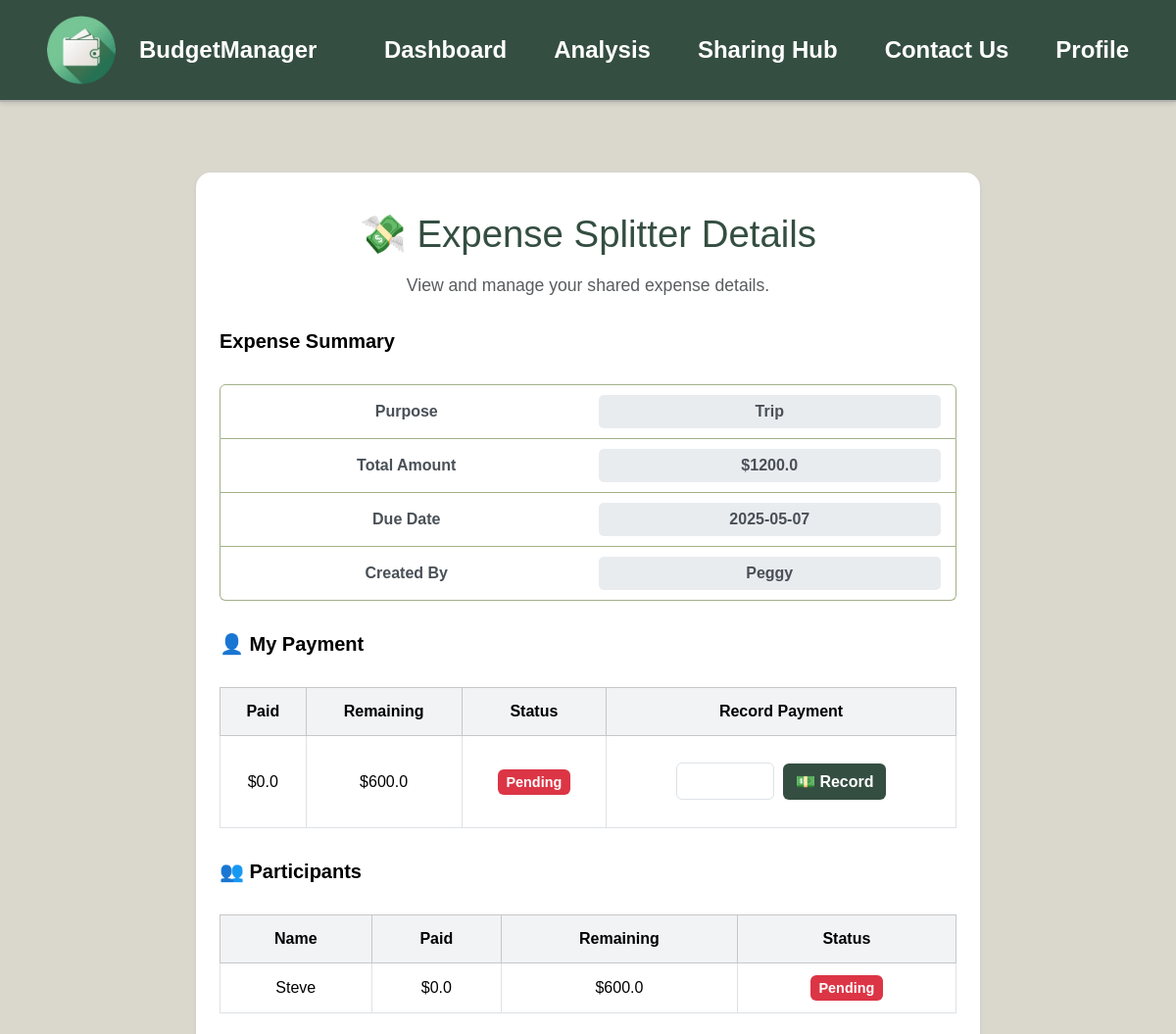
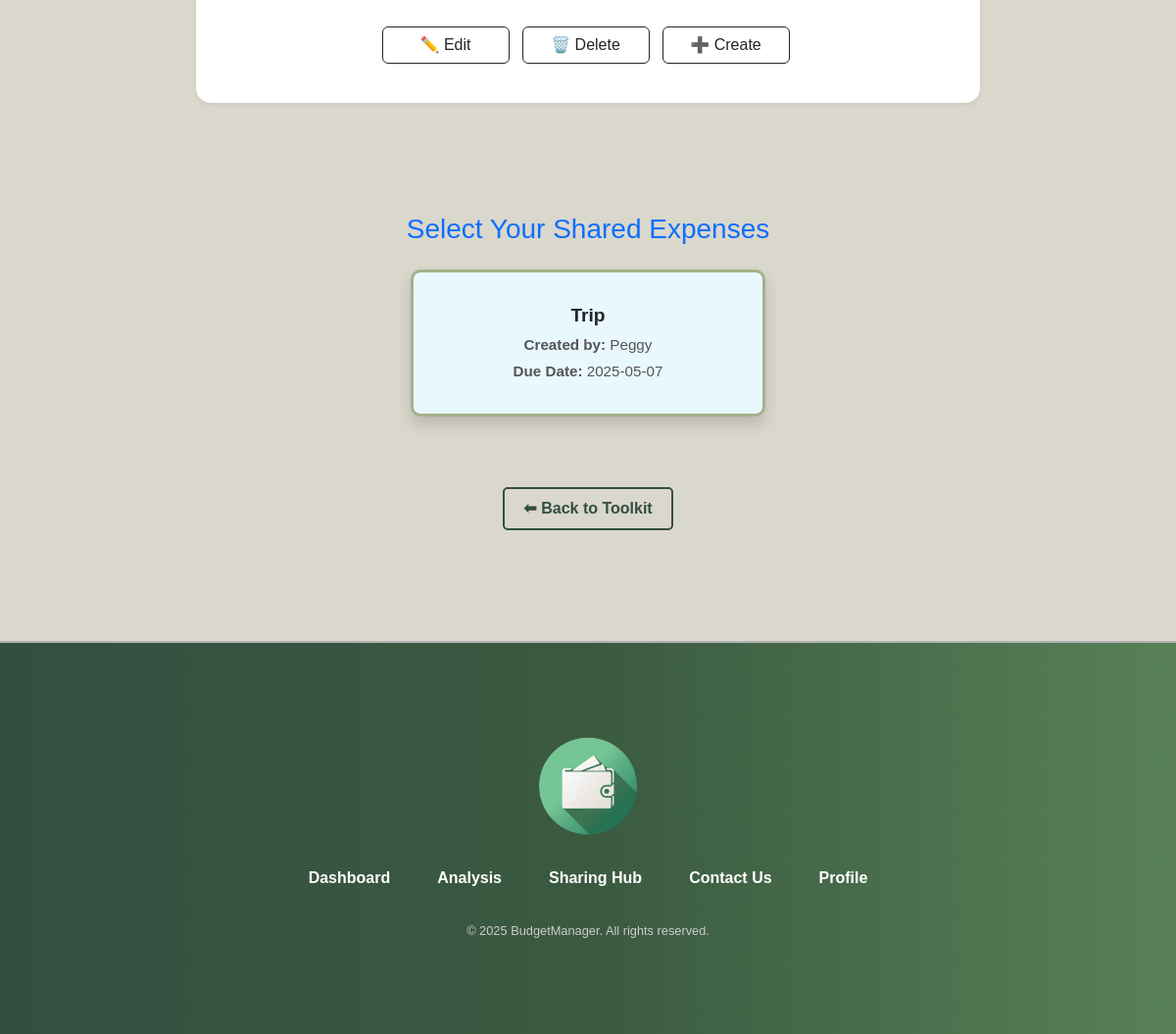
Page /expense-splitter (signed in) on the committed database (2 pictures, top to bottom).
### models/Expense.py (models this page shows, shortened)
class Expense(db.Model):
    __tablename__ = 'expense'
    id = Column(Integer, primary_key=True)
    creator_id = Column(Integer, nullable=False)
    purpose = Column(String, nullable=False)
    total_amount = Column(Float, nullable=False)
    due_date = Column(Date, nullable=False)
    participants = relationship("ExpenseParticipant", back_populates="expense")

### models/user.py (models this page shows, shortened)
class User(db.Model):
    __tablename__ = 'users'
    id = db.Column(db.Integer, primary_key=True)
    name = db.Column(db.String(100), nullable=False)
    email = db.Column(db.String(100), unique=True, nullable=False)
    password_hash = db.Column(db.String(256), nullable=False)
    created_at = db.Column(db.DateTime, default=datetime.utcnow)

### models/ExpenseParticipant.py (models this page shows, shortened)
class ExpenseParticipant(db.Model):
    __tablename__ = 'expense_participant'
    id = Column(Integer, primary_key=True)
    expense_id = Column(Integer, ForeignKey('expense.id'), nullable=False)
    user_id = Column(Integer, nullable=False)
    amount_paid = Column(Float, default=0.0)
    amount_due = Column(Float, nullable=False)
    status = Column(String, default="Pending")
    expense = relationship("Expense", back_populates="participants")

### app.py (the view, shortened to what this page needs)
@app.route('/expense-splitter', methods=['GET'])
@login_required_custom
def expense_splitter():
    user_id = session.get('user_id')
    created_expenses = Expense.query.filter_by(creator_id=user_id).all()
    participant_expenses = ExpenseParticipant.query.filter_by(user_id=user_id).all()
    expense_ids = [p.expense_id for p in participant_expenses]
    participant_expenses = Expense.query.filter(Expense.id.in_(expense_ids)).all()
    expenses = list({exp.id: exp for exp in created_expenses + participant_expenses}.values())
    if not expenses:
        return redirect(url_for('create_expense'))
    selected_expense_id = request.args.get("expense_id")
    selected_expense = None
    if selected_expense_id:
        selected_expense = next((exp for exp in expenses if exp.id == int(selected_expense_id)), None)
    if not selected_expense and expenses:
        selected_expense = expenses[0]
    participants = []
    creator_name = ""
    my_payment = None
    if selected_expense:
        all_participants = ExpenseParticipant.query.filter_by(expense_id=selected_expense.id).all()
        for participant in all_participants:
            if participant.user_id != user_id:
                participant.name = db.session.get(User, participant.user_id).name
                participants.append(participant)
        my_payment = ExpenseParticipant.query.filter_by(expense_id=selected_expense.id, user_id=user_id).first()
        if my_payment:
            my_payment.amount_paid = round(my_payment.amount_paid, 2)
            my_payment.amount_due = round(my_payment.amount_due, 2)
        creator = db.session.get(User, selected_expense.creator_id)
        creator_name = creator.name if creator else ""
    return render_template(
        'expense_splitter.html',
        expenses=expenses,
        expense=selected_expense,
        participants=participants,
        creator_name=creator_name,
        my_payment=my_payment
    )

### app.py (called while the page is built)
def login_required_custom(f):
    @wraps(f)
    def decorated_function(*args, **kwargs):
        if 'user_id' not in session:
            flash('please login first', 'warning')
            return redirect(url_for('login'))
        return f(*args, **kwargs)
    return decorated_function

### templates/expense_splitter.html (shortened to what this page needs)
{% extends "layout_user.html" %}
{% block styles %}
<link href="https://cdn.jsdelivr.net/npm/bootstrap@5.3.5/dist/css/bootstrap.min.css" rel="stylesheet">
<link rel="stylesheet" href="{{ url_for('static', filename='css/style.css') }}">
<link rel="stylesheet" href="{{ url_for('static', filename='css/analysis.css') }}">
<link rel="stylesheet" href="{{ url_for('static', filename='css/analysis_tools.css') }}">
{% endblock %}
{% block content %}
<div class="main-content-with-navbar">
    <section class="expense-splitter-section">
        <div class="expense-splitter-box p-4 shadow-sm">
            <h2 class="mb-3">💸 Expense Splitter Details</h2>
            <p class="text-muted">View and manage your shared expense details.</p>
            <div class="expense-details mt-4">
                <h5>Expense Summary</h5>
                <ul class="list-group">
                    <li class="list-group-item d-flex justify-content-between align-items-center">
                        <div class="item-label">Purpose</div>
                        <div class="item-detail">{{ expense.purpose }}</div>
                    </li>
                    <li class="list-group-item d-flex justify-content-between align-items-center">
                        <div class="item-label">Total Amount</div>
                        <div class="item-detail">${{ expense.total_amount }}</div>
                    </li>
                    <li class="list-group-item d-flex justify-content-between align-items-center">
                        <div class="item-label">Due Date</div>
                        <div class="item-detail">{{ expense.due_date }}</div>
                    </li>
                    <li class="list-group-item d-flex justify-content-between align-items-center">
                        <div class="item-label">Created By</div>
                        <div class="item-detail">{{ creator_name }}</div>
                    </li>
                </ul>
            </div>
            <div class="mt-4 payment-detail">
                <h5>👤 My Payment</h5>
                <table class="table table-bordered payment-table">
                    <thead class="table-light">
                        <tr>
                            <th>Paid</th>
                            <th>Remaining</th>
                            <th>Status</th>
                            <th>Record Payment</th>
                        </tr>
                    </thead>
                    <tbody>
                        <tr>
                            <td>${{ my_payment.amount_paid }}</td>
                            <td>${{ my_payment.amount_due - my_payment.amount_paid }}</td>
                            <td>
                                {% if my_payment.amount_paid >= my_payment.amount_due %}
                                    <span class="badge bg-success">Paid</span>
                                {% elif my_payment.amount_paid > 0 %}
                                    <span class="badge bg-warning">Partial</span>
                                {% else %}
                                    <span class="badge bg-danger">Pending</span>
                                {% endif %}
                            </td>
                            <td>
                                <form method="POST" action="{{ url_for('update_payment') }}" class="d-inline payment-form">
                                    <input type="number" name="amount" min="0" step="0.01" class="form-control mb-2" required>
                                    <button type="submit" class="btn btn-sm btn-primary btn-pay">💵 Record</button>
                                </form>
                            </td>
                        </tr>
                    </tbody>
                </table>
            </div>
            <div class="mt-4 payment-detail">
                <h5>👥 Participants</h5>
                <table class="table table-bordered payment-table">
                    <thead class="table-light">
                        <tr>
                            <th>Name</th>
                            <th>Paid</th>
                            <th>Remaining</th>
                            <th>Status</th>
                        </tr>
                    </thead>
                    <tbody>
                        {% for participant in participants %}
                        <tr>
                            <td>{{ participant.name }}</td>
                            <td>${{ participant.amount_paid }}</td>
                            <td>${{ participant.amount_due }}</td>
                            <td>
                                {% if participant.amount_paid >= participant.amount_due %}
                                    <span class="badge bg-success">Paid</span>
                                {% elif participant.amount_paid > 0 %}
                                    <span class="badge bg-warning">Partial</span>
                                {% else %}
                                    <span class="badge bg-danger">Pending</span>
                                {% endif %}
                            </td>
                        </tr>
                        {% endfor %}
                    </tbody>
                </table>
            </div>
            <div class="d-flex justify-content-center gap-2 mb-3">
                <a href="{{ url_for('edit_expense', expense_id=expense.id) }}" class="btn btn-outline-dark btn-share">
                    ✏️ Edit
                </a>
                <button type="button" class="btn btn-outline-dark btn-share" data-bs-toggle="modal" data-bs-target="#deleteExpenseModal">
                    🗑️ Delete
                </button>
                <a href="{{ url_for('create_expense') }}" class="btn btn-outline-dark btn-share"> ➕ Create</a>
            </div>
    </section>
    <h3 class="mt-5 mb-4 text-primary text-center">Select Your Shared Expenses</h3>
    <div class="container">
        <div class="row row-cols-1 row-cols-md-3 g-3 justify-content-center">
            {% for exp in expenses %}
            <div class="col-auto">
                <div class="card expense-card text-center shadow {% if exp.id == expense.id %}selected-card{% endif %}" id="{{ exp.id }}">
                    <div class="card-body d-flex flex-column justify-content-center">
                        <h5 class="card-title mb-2">{{ exp.purpose }}</h5>
                        <p class="card-text mb-1"><strong>Created by:</strong> {{ creator_name }}</p>
                        <p class="card-text"><strong>Due Date:</strong> {{ exp.due_date }}</p>
                    </div>
                </div>
            </div>
            {% endfor %}
        </div>
    </div>
    <div style="display: flex; justify-content: center;" class="my-4">
        <a href="{{ url_for('analysis') }}" class="tool-button">⬅ Back to Toolkit</a>
    </div>
</div>
{% endblock %}

### static/css/style.css (style rules this page uses)
body, h1, ul, li, a { margin: 0; padding: 0; list-style: none; text-decoration: none; color: inherit; }
body { font-family: 'Arial', sans-serif; background-color: #DAD7CD; color: #000; display: flex; flex-direction: column; }
body, html { scroll-behavior: smooth; height: 100%; }

### static/css/analysis.css (style rules this page uses)
.main-content-with-navbar { margin-top: 7rem; margin-bottom: 7rem; }
.tool-button { display: inline-block; margin-top: 3rem; padding: 0.5rem 1.2rem; border: 2px solid #344E41; background-color: transparent; color: #344E41; font-weight: bold; text-decoration: none; border-radius: 5px; transition: all 0.3s ease; }

### static/css/analysis_tools.css (style rules this page uses)
.btn-primary, .btn-secondary { display: inline-block; padding: 0.75rem 1.5rem; margin: 1rem 0; font-size: 1rem; font-weight: bold; border-radius: 6px; text-decoration: none; transition: all 0.3s ease; }
.btn-primary { background-color: #344E41; color: #fff; border: none; }
.expense-splitter-section { background-color: #DAD7CD; padding: 4rem 1rem; display: flex; justify-content: center; }
.expense-splitter-box { background: #fff; padding: 3rem; border-radius: 15px; box-shadow: 0 8px 30px rgba(0, 0, 0, 0.1); max-width: 800px; width: 100%; text-align: center; }
.expense-splitter-box h2 { font-size: 2.4rem; color: #344E41; margin-top: 1rem; margin-bottom: 0.5rem; }
.expense-splitter-box p { font-size: 1.1rem; margin-bottom: 2rem; color: #555; }
.expense-splitter-section h5 { text-align: left; margin-left: 0; margin-top: 2rem; margin-bottom: 2rem; font-weight: bold; }
.expense-card { background-color: #fff; border-radius: 10px; box-shadow: 0 8px 20px rgba(0, 0, 0, 0.05); padding: 1rem; transition: transform 0.3s ease; }
.selected-card { border: 3px solid #a3b18a; background-color: #e9f7ff; }
.card-title { font-size: 1.2rem; font-weight: bold; }
.card-text { font-size: 0.95rem; color: #555; }
.expense-details .list-group-item { display: flex; justify-content: space-between; align-items: center; border-color: #a3b18a; padding: 10px 15px; }
.item-label, .item-detail { flex: 1; padding: 5px; text-align: center; font-weight: 600; color: #495057; }
.item-detail { background-color: #e9ecef; border-radius: 5px; }
.payment-table th, .payment-table td { text-align: center; padding: 12px; vertical-align: middle; }
.payment-table th { background-color: #f1f3f5; font-weight: bold; }
.badge { font-size: 0.9rem; padding: 0.4em 0.6em; }
.payment-form input[type="number"] { width: 100px; display: inline-block; }
.btn-pay { margin-left: 5px; padding: 0.4rem 0.8rem; }
.btn-share { margin-top: 2rem; min-width: 130px; text-align: center; }
.d-flex.gap-2 > * { margin-right: 5px; }

### rows in the picture
Expense: purpose "Trip", total_amount "1200.0", due_date "2025-05-07"
User: name "Peggy"
ExpenseParticipant: amount_paid "0.0", my_payment.amount_due-my_payment.amount_paid "600.0"
ExpenseParticipant: name "Steve", amount_paid "0.0", amount_due "600.0", shows "Pending"
